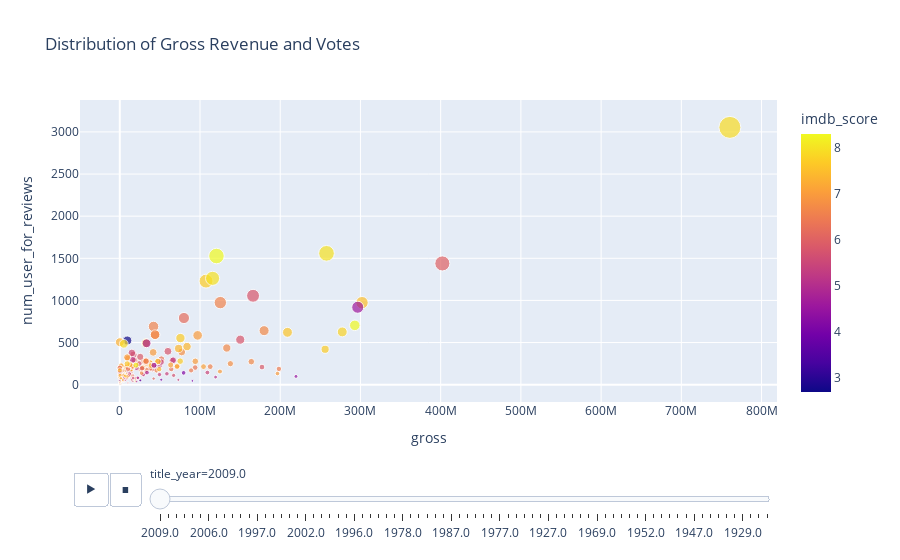

Notebook cell for this chart:
### Code cell
px.scatter(movies,x='gross',y='num_user_for_reviews',size='num_user_for_reviews', 
           color = 'imdb_score',hover_name='movie_title',animation_frame='title_year',
           title="Distribution of Gross Revenue and Votes")

### Figure 1 — Plotly figure (JSON) as saved in the notebook; plotly's stock layout.template omitted (floating-point values rounded to 4 significant figures; data arrays with more than 128 entries replaced by an {"elided": "..."} marker saying what was removed)
{"data": [{"hovertemplate": "<b>%{hovertext}</b><br><br>title_year=2009.0<br>gross=%{x}<br>num_user_for_reviews=%{marker.size}<br>imdb_score=%{marker.color}<extra></extra>", "hovertext": {"elided": "214 str values"}, "legendgroup": "", "marker": {"color": {"elided": "214 float values"}, "coloraxis": "coloraxis", "size": {"elided": "214 int values"}, "sizemode": "area", "sizeref": 12.65, "symbol": "circle"}, "mode": "markers", "name": "", "orientation": "v", "showlegend": false, "type": "scatter", "x": {"elided": "214 int values"}, "xaxis": "x", "y": {"elided": "214 int values"}, "yaxis": "y"}], "layout": {"coloraxis": {"colorbar": {"title": {"text": "imdb_score"}}, "colorscale": [[0, "#0d0887"], [0.1111, "#46039f"], [0.2222, "#7201a8"], [0.3333, "#9c179e"], [0.4444, "#bd3786"], [0.5556, "#d8576b"], [0.6667, "#ed7953"], [0.7778, "#fb9f3a"], [0.8889, "#fdca26"], [1, "#f0f921"]]}, "legend": {"itemsizing": "constant", "tracegroupgap": 0}, "sliders": [{"active": 0, "currentvalue": {"prefix": "title_year="}, "len": 0.9, "pad": {"b": 10, "t": 60}, "steps": [{"args": [["2009.0"], {"frame": {"duration": 0, "redraw": false}, "fromcurrent": true, "mode": "immediate", "transition": {"duration": 0, "easing": "linear"}}], "label": "2009.0", "method": "animate"}, {"args": [["2007.0"], {"frame": {"duration": 0, "redraw": false}, "fromcurrent": true, "mode": "immediate", "transition": {"duration": 0, "easing": "linear"}}], "label": "2007.0", "method": "animate"}, {"args": [["2015.0"], {"frame": {"duration": 0, "redraw": false}, "fromcurrent": true, "mode": "immediate", "transition": {"duration": 0, "easing": "linear"}}], "label": "2015.0", "method": "animate"}, {"args": [["2012.0"], {"frame": {"duration": 0, "redraw": false}, "fromcurrent": true, "mode": "immediate", "transition": {"duration": 0, "easing": "linear"}}], "label": "2012.0", "method": "animate"}, {"args": [["2010.0"], {"frame": {"duration": 0, "redraw": false}, "fromcurrent": true, "mode": "immediate", "transition": {"duration": 0, "easing": "linear"}}], "label": "2010.0", "method": "animate"}, {"args": [["2016.0"], {"frame": {"duration": 0, "redraw": false}, "fromcurrent": true, "mode": "immediate", "transition": {"duration": 0, "easing": "linear"}}], "label": "2016.0", "method": "animate"}, {"args": [["2006.0"], {"frame": {"duration": 0, "redraw": false}, "fromcurrent": true, "mode": "immediate", "transition": {"duration": 0, "easing": "linear"}}], "label": "2006.0", "method": "animate"}, {"args": [["2008.0"], {"frame": {"duration": 0, "redraw": false}, "fromcurrent": true, "mode": "immediate", "transition": {"duration": 0, "easing": "linear"}}], "label": "2008.0", "method": "animate"}, {"args": [["2013.0"], {"frame": {"duration": 0, "redraw": false}, "fromcurrent": true, "mode": "immediate", "transition": {"duration": 0, "easing": "linear"}}], "label": "2013.0", "method": "animate"}, {"args": [["2011.0"], {"frame": {"duration": 0, "redraw": false}, "fromcurrent": true, "mode": "immediate", "transition": {"duration": 0, "easing": "linear"}}], "label": "2011.0", "method": "animate"}, {"args": [["2014.0"], {"frame": {"duration": 0, "redraw": false}, "fromcurrent": true, "mode": "immediate", "transition": {"duration": 0, "easing": "linear"}}], "label": "2014.0", "method": "animate"}, {"args": [["2005.0"], {"frame": {"duration": 0, "redraw": false}, "fromcurrent": true, "mode": "immediate", "transition": {"duration": 0, "easing": "linear"}}], "label": "2005.0", "method": "animate"}, {"args": [["1997.0"], {"frame": {"duration": 0, "redraw": false}, "fromcurrent": true, "mode": "immediate", "transition": {"duration": 0, "easing": "linear"}}], "label": "1997.0", "method": "animate"}, {"args": [["2004.0"], {"frame": {"duration": 0, "redraw": false}, "fromcurrent": true, "mode": "immediate", "transition": {"duration": 0, "easing": "linear"}}], "label": "2004.0", "method": "animate"}, {"args": [["1999.0"], {"frame": {"duration": 0, "redraw": false}, "fromcurrent": true, "mode": "immediate", "transition": {"duration": 0, "easing": "linear"}}], "label": "1999.0", "method": "animate"}, {"args": [["1995.0"], {"frame": {"duration": 0, "redraw": false}, "fromcurrent": true, "mode": "immediate", "transition": {"duration": 0, "easing": "linear"}}], "label": "1995.0", "method": "animate"}, {"args": [["2003.0"], {"frame": {"duration": 0, "redraw": false}, "fromcurrent": true, "mode": "immediate", "transition": {"duration": 0, "easing": "linear"}}], "label": "2003.0", "method": "animate"}, {"args": [["2001.0"], {"frame": {"duration": 0, "redraw": false}, "fromcurrent": true, "mode": "immediate", "transition": {"duration": 0, "easing": "linear"}}], "label": "2001.0", "method": "animate"}, {"args": [["2002.0"], {"frame": {"duration": 0, "redraw": false}, "fromcurrent": true, "mode": "immediate", "transition": {"duration": 0, "easing": "linear"}}], "label": "2002.0", "method": "animate"}, {"args": [["1998.0"], {"frame": {"duration": 0, "redraw": false}, "fromcurrent": true, "mode": "immediate", "transition": {"duration": 0, "easing": "linear"}}], "label": "1998.0", "method": "animate"}, {"args": [["2000.0"], {"frame": {"duration": 0, "redraw": false}, "fromcurrent": true, "mode": "immediate", "transition": {"duration": 0, "easing": "linear"}}], "label": "2000.0", "method": "animate"}, {"args": [["1990.0"], {"frame": {"duration": 0, "redraw": false}, "fromcurrent": true, "mode": "immediate", "transition": {"duration": 0, "easing": "linear"}}], "label": "1990.0", "method": "animate"}, {"args": [["1991.0"], {"frame": {"duration": 0, "redraw": false}, "fromcurrent": true, "mode": "immediate", "transition": {"duration": 0, "easing": "linear"}}], "label": "1991.0", "method": "animate"}, {"args": [["1994.0"], {"frame": {"duration": 0, "redraw": false}, "fromcurrent": true, "mode": "immediate", "transition": {"duration": 0, "easing": "linear"}}], "label": "1994.0", "method": "animate"}, {"args": [["1996.0"], {"frame": {"duration": 0, "redraw": false}, "fromcurrent": true, "mode": "immediate", "transition": {"duration": 0, "easing": "linear"}}], "label": "1996.0", "method": "animate"}, {"args": [["1982.0"], {"frame": {"duration": 0, "redraw": false}, "fromcurrent": true, "mode": "immediate", "transition": {"duration": 0, "easing": "linear"}}], "label": "1982.0", "method": "animate"}, {"args": [["1993.0"], {"frame": {"duration": 0, "redraw": false}, "fromcurrent": true, "mode": "immediate", "transition": {"duration": 0, "easing": "linear"}}], "label": "1993.0", "method": "animate"}, {"args": [["1992.0"], {"frame": {"duration": 0, "redraw": false}, "fromcurrent": true, "mode": "immediate", "transition": {"duration": 0, "easing": "linear"}}], "label": "1992.0", "method": "animate"}, {"args": [["1989.0"], {"frame": {"duration": 0, "redraw": false}, "fromcurrent": true, "mode": "immediate", "transition": {"duration": 0, "easing": "linear"}}], "label": "1989.0", "method": "animate"}, {"args": [["1988.0"], {"frame": {"duration": 0, "redraw": false}, "fromcurrent": true, "mode": "immediate", "transition": {"duration": 0, "easing": "linear"}}], "label": "1988.0", "method": "animate"}, {"args": [["1978.0"], {"frame": {"duration": 0, "redraw": false}, "fromcurrent": true, "mode": "immediate", "transition": {"duration": 0, "easing": "linear"}}], "label": "1978.0", "method": "animate"}, {"args": [["1980.0"], {"frame": {"duration": 0, "redraw": false}, "fromcurrent": true, "mode": "immediate", "transition": {"duration": 0, "easing": "linear"}}], "label": "1980.0", "method": "animate"}, {"args": [["1984.0"], {"frame": {"duration": 0, "redraw": false}, "fromcurrent": true, "mode": "immediate", "transition": {"duration": 0, "easing": "linear"}}], "label": "1984.0", "method": "animate"}, {"args": [["1985.0"], {"frame": {"duration": 0, "redraw": false}, "fromcurrent": true, "mode": "immediate", "transition": {"duration": 0, "easing": "linear"}}], "label": "1985.0", "method": "animate"}, {"args": [["1940.0"], {"frame": {"duration": 0, "redraw": false}, "fromcurrent": true, "mode": "immediate", "transition": {"duration": 0, "easing": "linear"}}], "label": "1940.0", "method": "animate"}, {"args": [["1963.0"], {"frame": {"duration": 0, "redraw": false}, "fromcurrent": true, "mode": "immediate", "transition": {"duration": 0, "easing": "linear"}}], "label": "1963.0", "method": "animate"}, {"args": [["1987.0"], {"frame": {"duration": 0, "redraw": false}, "fromcurrent": true, "mode": "immediate", "transition": {"duration": 0, "easing": "linear"}}], "label": "1987.0", "method": "animate"}, {"args": [["1986.0"], {"frame": {"duration": 0, "redraw": false}, "fromcurrent": true, "mode": "immediate", "transition": {"duration": 0, "easing": "linear"}}], "label": "1986.0", "method": "animate"}, {"args": [["1973.0"], {"frame": {"duration": 0, "redraw": false}, "fromcurrent": true, "mode": "immediate", "transition": {"duration": 0, "easing": "linear"}}], "label": "1973.0", "method": "animate"}, {"args": [["1983.0"], {"frame": {"duration": 0, "redraw": false}, "fromcurrent": true, "mode": "immediate", "transition": {"duration": 0, "easing": "linear"}}], "label": "1983.0", "method": "animate"}, {"args": [["1979.0"], {"frame": {"duration": 0, "redraw": false}, "fromcurrent": true, "mode": "immediate", "transition": {"duration": 0, "easing": "linear"}}], "label": "1979.0", "method": "animate"}, {"args": [["1981.0"], {"frame": {"duration": 0, "redraw": false}, "fromcurrent": true, "mode": "immediate", "transition": {"duration": 0, "easing": "linear"}}], "label": "1981.0", "method": "animate"}, {"args": [["1977.0"], {"frame": {"duration": 0, "redraw": false}, "fromcurrent": true, "mode": "immediate", "transition": {"duration": 0, "easing": "linear"}}], "label": "1977.0", "method": "animate"}, {"args": [["1970.0"], {"frame": {"duration": 0, "redraw": false}, "fromcurrent": true, "mode": "immediate", "transition": {"duration": 0, "easing": "linear"}}], "label": "1970.0", "method": "animate"}, {"args": [["1960.0"], {"frame": {"duration": 0, "redraw": false}, "fromcurrent": true, "mode": "immediate", "transition": {"duration": 0, "easing": "linear"}}], "label": "1960.0", "method": "animate"}, {"args": [["1965.0"], {"frame": {"duration": 0, "redraw": false}, "fromcurrent": true, "mode": "immediate", "transition": {"duration": 0, "easing": "linear"}}], "label": "1965.0", "method": "animate"}, {"args": [["1964.0"], {"frame": {"duration": 0, "redraw": false}, "fromcurrent": true, "mode": "immediate", "transition": {"duration": 0, "easing": "linear"}}], "label": "1964.0", "method": "animate"}, {"args": [["1962.0"], {"frame": {"duration": 0, "redraw": false}, "fromcurrent": true, "mode": "immediate", "transition": {"duration": 0, "easing": "linear"}}], "label": "1962.0", "method": "animate"}, {"args": [["1927.0"], {"frame": {"duration": 0, "redraw": false}, "fromcurrent": true, "mode": "immediate", "transition": {"duration": 0, "easing": "linear"}}], "label": "1927.0", "method": "animate"}, {"args": [["1974.0"], {"frame": {"duration": 0, "redraw": false}, "fromcurrent": true, "mode": "immediate", "transition": {"duration": 0, "easing": "linear"}}], "label": "1974.0", "method": "animate"}, {"args": [["1975.0"], {"frame": {"duration": 0, "redraw": false}, "fromcurrent": true, "mode": "immediate", "transition": {"duration": 0, "easing": "linear"}}], "label": "1975.0", "method": "animate"}, {"args": [["1968.0"], {"frame": {"duration": 0, "redraw": false}, "fromcurrent": true, "mode": "immediate", "transition": {"duration": 0, "easing": "linear"}}], "label": "1968.0", "method": "animate"}, {"args": [["1967.0"], {"frame": {"duration": 0, "redraw": false}, "fromcurrent": true, "mode": "immediate", "transition": {"duration": 0, "easing": "linear"}}], "label": "1967.0", "method": "animate"}, {"args": [["1971.0"], {"frame": {"duration": 0, "redraw": false}, "fromcurrent": true, "mode": "immediate", "transition": {"duration": 0, "easing": "linear"}}], "label": "1971.0", "method": "animate"}, {"args": [["1969.0"], {"frame": {"duration": 0, "redraw": false}, "fromcurrent": true, "mode": "immediate", "transition": {"duration": 0, "easing": "linear"}}], "label": "1969.0", "method": "animate"}, {"args": [["1972.0"], {"frame": {"duration": 0, "redraw": false}, "fromcurrent": true, "mode": "immediate", "transition": {"duration": 0, "easing": "linear"}}], "label": "1972.0", "method": "animate"}, {"args": [["1976.0"], {"frame": {"duration": 0, "redraw": false}, "fromcurrent": true, "mode": "immediate", "transition": {"duration": 0, "easing": "linear"}}], "label": "1976.0", "method": "animate"}, {"args": [["1961.0"], {"frame": {"duration": 0, "redraw": false}, "fromcurrent": true, "mode": "immediate", "transition": {"duration": 0, "easing": "linear"}}], "label": "1961.0", "method": "animate"}, {"args": [["1946.0"], {"frame": {"duration": 0, "redraw": false}, "fromcurrent": true, "mode": "immediate", "transition": {"duration": 0, "easing": "linear"}}], "label": "1946.0", "method": "animate"}, {"args": [["1953.0"], {"frame": {"duration": 0, "redraw": false}, "fromcurrent": true, "mode": "immediate", "transition": {"duration": 0, "easing": "linear"}}], "label": "1953.0", "method": "animate"}, {"args": [["1952.0"], {"frame": {"duration": 0, "redraw": false}, "fromcurrent": true, "mode": "immediate", "transition": {"duration": 0, "easing": "linear"}}], "label": "1952.0", "method": "animate"}, {"args": [["1939.0"], {"frame": {"duration": 0, "redraw": false}, "fromcurrent": true, "mode": "immediate", "transition": {"duration": 0, "easing": "linear"}}], "label": "1939.0", "method": "animate"}, {"args": [["1950.0"], {"frame": {"duration": 0, "redraw": false}, "fromcurrent": true, "mode": "immediate", "transition": {"duration": 0, "easing": "linear"}}], "label": "1950.0", "method": "animate"}, {"args": [["1948.0"], {"frame": {"duration": 0, "redraw": false}, "fromcurrent": true, "mode": "immediate", "transition": {"duration": 0, "easing": "linear"}}], "label": "1948.0", "method": "animate"}, {"args": [["1957.0"], {"frame": {"duration": 0, "redraw": false}, "fromcurrent": true, "mode": "immediate", "transition": {"duration": 0, "easing": "linear"}}], "label": "1957.0", "method": "animate"}, {"args": [["1959.0"], {"frame": {"duration": 0, "redraw": false}, "fromcurrent": true, "mode": "immediate", "transition": {"duration": 0, "easing": "linear"}}], "label": "1959.0", "method": "animate"}, {"args": [["1947.0"], {"frame": {"duration": 0, "redraw": false}, "fromcurrent": true, "mode": "immediate", "transition": {"duration": 0, "easing": "linear"}}], "label": "1947.0", "method": "animate"}, {"args": [["1936.0"], {"frame": {"duration": 0, "redraw": false}, "fromcurrent": true, "mode": "immediate", "transition": {"duration": 0, "easing": "linear"}}], "label": "1936.0", "method": "animate"}, {"args": [["1937.0"], {"frame": {"duration": 0, "redraw": false}, "fromcurrent": true, "mode": "immediate", "transition": {"duration": 0, "easing": "linear"}}], "label": "1937.0", "method": "animate"}, {"args": [["1966.0"], {"frame": {"duration": 0, "redraw": false}, "fromcurrent": true, "mode": "immediate", "transition": {"duration": 0, "easing": "linear"}}], "label": "1966.0", "method": "animate"}, {"args": [["1954.0"], {"frame": {"duration": 0, "redraw": false}, "fromcurrent": true, "mode": "immediate", "transition": {"duration": 0, "easing": "linear"}}], "label": "1954.0", "method": "animate"}, {"args": [["1942.0"], {"frame": {"duration": 0, "redraw": false}, "fromcurrent": true, "mode": "immediate", "transition": {"duration": 0, "easing": "linear"}}], "label": "1942.0", "method": "animate"}, {"args": [["1929.0"], {"frame": {"duration": 0, "redraw": false}, "fromcurrent": true, "mode": "immediate", "transition": {"duration": 0, "easing": "linear"}}], "label": "1929.0", "method": "animate"}, {"args": [["1935.0"], {"frame": {"duration": 0, "redraw": false}, "fromcurrent": true, "mode": "immediate", "transition": {"duration": 0, "easing": "linear"}}], "label": "1935.0", "method": "animate"}, {"args": [["1933.0"], {"frame": {"duration": 0, "redraw": false}, "fromcurrent": true, "mode": "immediate", "transition": {"duration": 0, "easing": "linear"}}], "label": "1933.0", "method": "animate"}, {"args": [["1920.0"], {"frame": {"duration": 0, "redraw": false}, "fromcurrent": true, "mode": "immediate", "transition": {"duration": 0, "easing": "linear"}}], "label": "1920.0", "method": "animate"}], "x": 0.1, "xanchor": "left", "y": 0, "yanchor": "top"}], "title": {"text": "Distribution of Gross Revenue and Votes"}, "updatemenus": [{"buttons": [{"args": [null, {"frame": {"duration": 500, "redraw": false}, "fromcurrent": true, "mode": "immediate", "transition": {"duration": 500, "easing": "linear"}}], "label": "&#9654;", "method": "animate"}, {"args": [[null], {"frame": {"duration": 0, "redraw": false}, "fromcurrent": true, "mode": "immediate", "transition": {"duration": 0, "easing": "linear"}}], "label": "&#9724;", "method": "animate"}], "direction": "left", "pad": {"r": 10, "t": 70}, "showactive": false, "type": "buttons", "x": 0.1, "xanchor": "right", "y": 0, "yanchor": "top"}], "xaxis": {"anchor": "y", "domain": [0, 1], "title": {"text": "gross"}}, "yaxis": {"anchor": "x", "domain": [0, 1], "title": {"text": "num_user_for_reviews"}}}}
